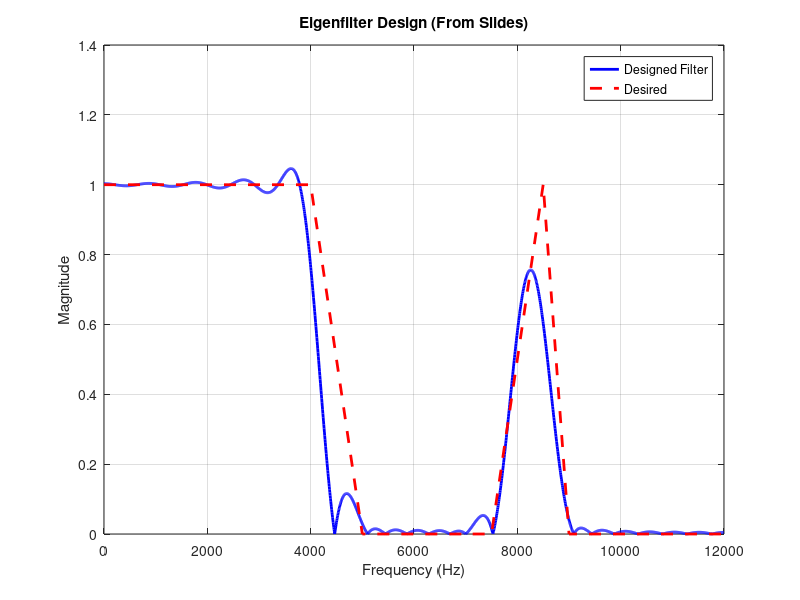

Recreate this plot in MATLAB.
%Plot the frequency response of the designed filter and the above desired function on the same graph.
%You should use “eig” command to find the eigenvector corresponding to the minimum eigenvalue.
%Please note that the outputs of the “eig” command are not necessarily sorted.
% Step 1, eigenfilter from class for type I
% Desired: D(w): 1 from 0 - 4000, nothing from 4000-5000, 0 from 5000-7000,
% nothing from 7000 - 7500, linear increase from 0 to 1 from 7500 - 8500,
% nothing from 8500 - 9000, 0 from 9000 - 12000
clc; clear; close all;

%% Parameters
fs = 24000;
N = 50;
M = N/2;

% Frequency grid (numerical integration)
num_points = 2000;
w = linspace(0, pi, num_points);   % radians

%% Desired response D(w)
f = w * fs / (2*pi);  % convert to Hz

D = zeros(size(w));

for k = 1:length(w)
    if f(k) <= 4000
        D(k) = 1;
    elseif f(k) >= 5000 && f(k) <= 7000
        D(k) = 0;
    elseif f(k) >= 7500 && f(k) <= 8500
        % linear ramp
        D(k) = (f(k) - 7500) / (8500 - 7500);
    elseif f(k) >= 9000
        D(k) = 0;
    else
        % transition regions → don't care much
        D(k) = 0;
    end
end

%% Weighting (IMPORTANT)
W = ones(size(w));

% emphasize important regions
W(f <= 4000) = 10;
W(f >= 5000 & f <= 7000) = 50;
W(f >= 7500 & f <= 8500) = 5;
W(f >= 9000) = 50;

%% Build Q and p
Q = zeros(M+1, M+1);
p = zeros(M+1, 1);

dw = pi / num_points;

for k = 1:length(w)
    % build c(w)
    c = cos((0:M)' * w(k));   % column vector

    Q = Q + W(k) * (c * c') * dw;
    p = p + W(k) * D(k) * c * dw;
end
[V, D] = eig(Q);

% Extract eigenvalues
eigvals = diag(D);
disp(min(eigvals))
% Find index of smallest eigenvalue
[~, idx] = min(eigvals);

% Corresponding eigenvector
a = V(:, idx);
%% Solve for a
a = Q \ p;

%% Recover h(n) from a
h = zeros(N,1);

h(M+1) = a(1);  % center tap

for n = 1:M
    h(M+1+n) = a(n+1)/2;
    h(M+1-n) = a(n+1)/2;
end

%% Frequency response
[H, f_plot] = freqz(h, 1, 2048, fs);

%% Plot
figure;
plot(f_plot, abs(H), 'b', 'LineWidth', 2); hold on;

% Desired overlay
f_des = [0 4000 5000 7000 7500 8500 9000 12000];
d_des = [1 1 0 0 0 1 0 0];
plot(f_des, d_des, 'r--', 'LineWidth', 2);

xlabel('Frequency (Hz)');
ylabel('Magnitude');
title('Eigenfilter Design (From Slides)');
legend('Designed Filter', 'Desired');
grid on;
%{ 
Step 2, eigenfilter with a notch added
Design another linear phase type-1 FIR filter with the same frequency response as shown above with
two notches at 4500Hz and 8000Hz. Please note that the first notch is in the first transition band. You
should use the eigenfilter method with linear constraint that was explained in the class. Plot the
magnitude frequency response of the designed filter. To find the null space of a matrix, you can use the
command ”null” in MATLAB.
%}
